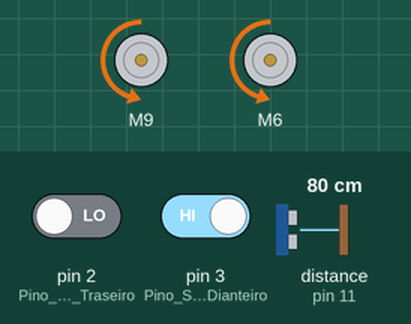
This sketch was run on a simulated Arduino Uno, built with avr-gcc and run on an emulated ATmega328P. On the bench: 2 × DC motor (green arrow = forward, orange = backward, longer = faster). The inputs (shaded band) are chosen by the test bench; at power-on: pin 2 (Pino_Sensor_Traseiro) LOW, pin 3 (Pino_Sensor_Dianteiro) HIGH, distance to the obstacle (sensor on pin 11) 80 cm. The echo pulse lasts 58.3 µs per cm.

Above: at 4.2 s.
4.3 s: pin 2 (Pino_Sensor_Traseiro) driven HIGH
At 5.4 s:
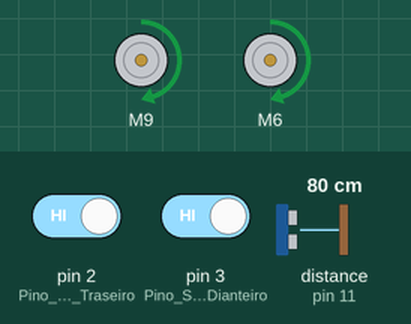
8.2 s: pin 3 (Pino_Sensor_Dianteiro) driven LOW
At 8.9 s:
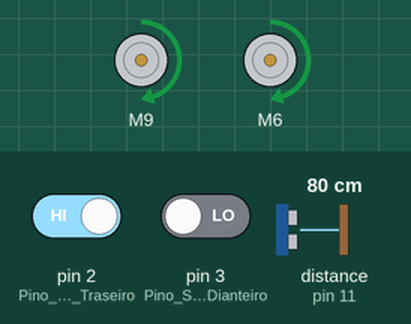
11.7 s: distance to the obstacle (sensor on pin 11) set to 33 cm
At 11.7 s:
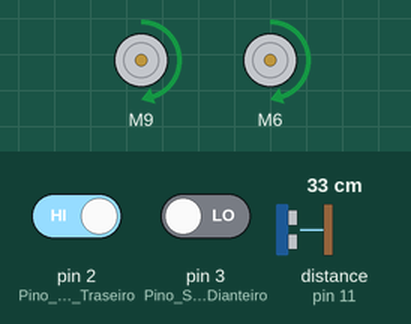
15.2 s: distance to the obstacle (sensor on pin 11) set to 26 cm
At 16.4 s:
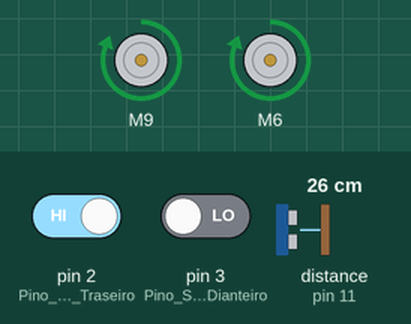
16.9 s: pin 3 (Pino_Sensor_Dianteiro) driven HIGH
At 18.0 s:
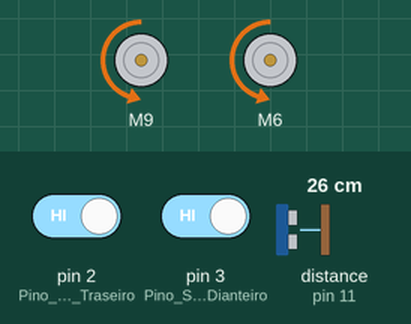
20.8 s: pin 2 (Pino_Sensor_Traseiro) driven LOW
At 21.7 s:
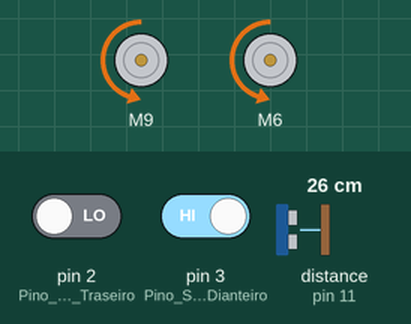
Timing chart, 0 to 23.8 s (numbered marks = the images above; inputs shaded):
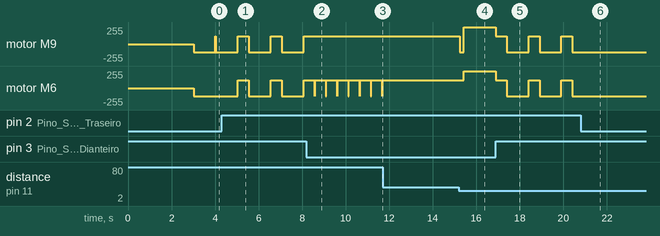

The sketch:

RSPHclass.ino
```cpp
/********************************************************/
/* Aula 38 - Robô Sumô */
/* Programação: Abaixo um exemplo de código que */
/* controlará o robô a disputa de sumô. É utilizado dois*/
/* módulos sensores de obstáculo IR para detectar a */
/* borda da arena, um módulo sensor ultrassônico para */
/* detectar o adversário e a ponte H para fazer o */
/* controle dos motores DC. */
/* Links para obtenção das bibliotecas */
/* */
/* http://librarymanager/All#minimalist#Ultrasonic */
/* https://github.com/ErickSimoes/Ultrasonic */
/* Biblioteca Ultrasonic by Erick Simões */
/* */
/* http://librarymanager/All#L298N#EASY */
/* https://github.com/AndreaLombardo/L298N */
/* Biblioteca da ponte H by Andrea Lombardo. */
/********************************************************/

/* Inclui as bibliotecas para controle da ponte H sensor*/
/* ultrassônico. */
#include <L298NX2.h>
#include <Ultrasonic.h>
#define ENA 10 // ENA precisa estar em uma porta PWM
#define IN1 9
#define IN2 8
#define IN3 6
#define IN4 7
#define ENB 5 // ENB precisa estar em uma porta PWM
/* Definimos os pinos do sensor ultrassônico. */
#define Pino_Trig 12
#define Pino_Echo 11
/* Define os pinos para os sensores IR */
#define Pino_Sensor_Dianteiro 3
#define Pino_Sensor_Traseiro 2
/* Criamos um objeto de controle dos motores. */
L298NX2 motores(ENA, IN1, IN2, ENB, IN3, IN4);
/* Criamos um objeto de controle para o ultrassônico. */
Ultrasonic ultrasonic(Pino_Trig, Pino_Echo);
/* Declaração de variáveis: */
/* Variável "distancia" armazenará a distância lida */
/* pelo Sensor Ultrassônico; */
/* Variáveis "IR_Dianteiro" e "IR_Traseiro" armazenarão */
/* a leitura dos Sensores Infravermelho; */
/* Variáveis "Vel_Ataque" e "Vel_Padrao" definirão as */
/* velocidades de movimento do robô; */
/* Variável "tempo" define o tempo de delay nas funções.*/
int distancia, IR_Dianteiro, IR_Traseiro, tempo;
int Vel_Ataque = 255, Vel_Padrao = 120;
void setup() {
/* Configura os pinos dos sensores IR como entradas */
pinMode(Pino_Sensor_Dianteiro, INPUT);
pinMode(Pino_Sensor_Traseiro, INPUT);
delay(3000); /* Aguarda 3 segundos para iniciar */
}
void loop() {
/* Chama a função de leitura dos sensores. */
ler_sensores();
/* Se detectar o adversário a frente, faz */
/* o robô atacar até detectar a linha. */
if (distancia < 30 && IR_Dianteiro == 0) {
/* Chama a função de correção da posição */
/* para direcionar o ataque. */
correcao(200);
while (IR_Dianteiro == 0) {
ataque();
ler_sensores();
}
}
/* Chama a função de leitura dos sensores. */
ler_sensores();
/* Se detectar a linha na traseira, faz o */
/* robô ir para frente por meio segundo. */
if (IR_Traseiro == 1) {
frente(500);
}
/* Chama a função de leitura dos sensores. */
ler_sensores();
/* Se detectar a linha na dianteira, faz o */
/* robô ir para trás por um segundo. */
if (IR_Dianteiro == 1) {
re(1000);
}
/* Chama a função de giro em busca do */
/* adversário. */
gira();
}
/* Funções de controle do robô */
/* Função que move o robô para frente. */
void frente(int tempo) {
/* Define a velocidade dos motores */
motores.setSpeed(Vel_Padrao);
/* Robô move para frente */
motores.forward();
delay(tempo);
/* Para o robô */
motores.stop();
}
/* Função que move o robô para trás. */
void re(int tempo) {
motores.setSpeed(Vel_Padrao);
/* Robô move para trás */
motores.backward();
delay(tempo);
motores.stop();
}
/* Função que gira o robô em busca do */
/* adversário. */
void gira() {
motores.setSpeed(Vel_Padrao);
motores.forwardA();
motores.backwardB();
}
/* Função que posiciona o robô para o ataque */
void correcao(int tempo) {
motores.setSpeed(Vel_Padrao);
motores.forwardB();
motores.backwardA();
delay(tempo);
motores.stop();
}
/* Função que faz o ataque do robô. */
void ataque() {
motores.setSpeed(Vel_Ataque);
motores.forward();
}
/* Função que realiza a leitura dos */
/* sensores. */
void ler_sensores() {
/* Leitura da distância. */
distancia = ultrasonic.read();
/* Leitura doS SensorES IR */
IR_Dianteiro = digitalRead(Pino_Sensor_Dianteiro);
IR_Traseiro = digitalRead(Pino_Sensor_Traseiro);
}
```

Measured:
- the behaviour switches between 30 and 29 cm on distance to the obstacle (sensor on pin 11) (found by bisection; images 3 and 4)
- after the input at 4.3 s, motor M9: alternates forward 120/255 for 0.52 s and backward 120/255 for 1.0 s, starting after 1.2 s; motor M6: alternates forward 120/255 for 0.51 s and backward 120/255 for 1.0 s, starting after 0.74 s
- after the input at 8.2 s, motor M9: stops changing and stays forward 120/255; motor M6: alternates forward 120/255 for 0.51 s and backward 120/255 for 0.01 s, starting after 0.39 s
- after the input at 11.7 s, motor M6: stops changing and stays forward 120/255
- after the input at 15.2 s, motor M9: forward 120/255 → backward 120/255 at once, → forward 255/255 0.20 s later; motor M6: forward 120/255 → forward 255/255 after 0.24 s
- after the input at 16.9 s, motor M9: alternates forward 120/255 for 0.51 s and backward 120/255 for 1.0 s, starting at once; motor M6: alternates forward 120/255 for 0.50 s and backward 120/255 for 1.0 s, starting at once
- after the input at 20.8 s, motor M9, motor M6: stops changing and stays backward 120/255
